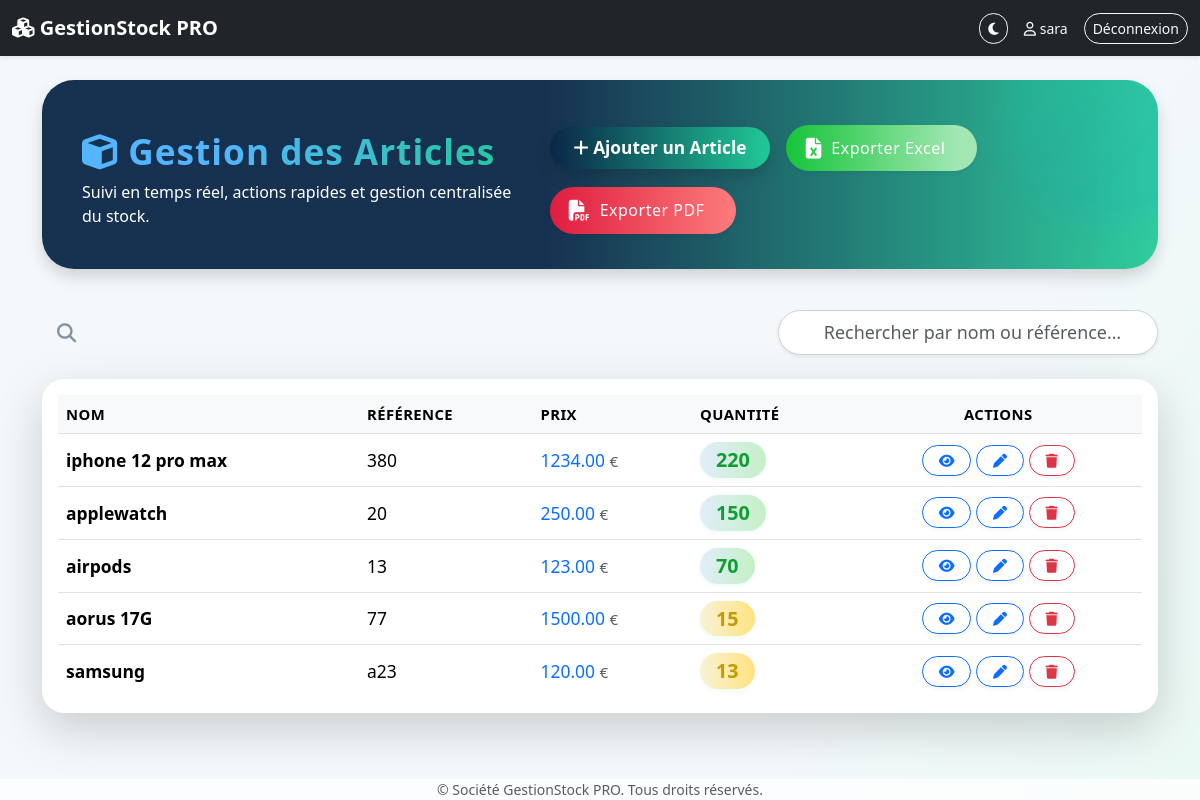
The app's page /articles/ (signed in) with its own data.
### inventory/models.py (models this page shows, shortened)
class CustomUser(AbstractUser):
    ROLE_CHOICES = [
        ('admin', 'Administrateur'),
        ('gestionnaire', 'Gestionnaire de stock'),
        ('employe', 'Employé'),
        ('fournisseur', 'Fournisseur'),
    ]
    role = models.CharField(max_length=20, choices=ROLE_CHOICES)
    phone_number = models.CharField(max_length=15, blank=True, null=True)
    secondary_email = models.EmailField(
        "Email secondaire (2FA)",
        max_length=254,
        blank=True,
        null=True,
        unique=True,
        help_text="Adresse e-mail ajoutée via la procédure 2FA"
    )

class Article(models.Model):
    nom           = models.CharField(max_length=200)
    reference     = models.CharField(max_length=100, unique=True)
    prix          = models.DecimalField(max_digits=10, decimal_places=2)
    quantite      = models.IntegerField(default=0, help_text="Quantité initiale")
    stock         = models.IntegerField(default=0, help_text="Stock courant")
    description   = models.TextField(blank=True, default="")
    facteur_co2   = models.FloatField(default=0.0, verbose_name="Facteur CO₂ (kg/unité)")
    stock_min     = models.PositiveIntegerField(default=1, help_text="Seuil minimal pour alerte")
    alerte_stock_faible_envoyee = models.BooleanField(
        default=False,
        help_text="Passé à True dès qu'une alerte stock < 10 a été envoyée"
    )

### inventory/views.py (the view)
# urls.py: path('articles/',             liste_articles,  name='product_list'),
@never_cache
@login_required
def liste_articles(request):
    qs = Article.objects.all().order_by('-stock', 'nom')
    paginator = Paginator(qs, 10)
    page = request.GET.get('page')
    try:
        products = paginator.get_page(page)
    except (EmptyPage, PageNotAnInteger):
        products = paginator.get_page(1)
    return render(request, 'articles.html', {'products': products})

### templates/articles.html (shortened to what this page needs)
    {% load static %}
    <!DOCTYPE html>
    <html lang="fr" data-bs-theme="light" id="mainHtml">
    <head>
        <link href="https://cdn.jsdelivr.net/npm/bootstrap@5.3.3/dist/css/bootstrap.min.css" rel="stylesheet">
        <link rel="stylesheet" href="https://cdnjs.cloudflare.com/ajax/libs/font-awesome/6.5.2/css/all.min.css">
        <link rel="stylesheet" href="{% static 'articles.css' %}">
        <link rel="stylesheet" href="https://cdnjs.cloudflare.com/ajax/libs/animate.css/4.1.1/animate.min.css"/>
    </head>
    <body>
    <nav class="navbar navbar-expand-lg navbar-dark bg-dark shadow-sm mb-4">
        <div class="container-fluid">
            <a class="navbar-brand fw-bold" href="#"><i class="fa-solid fa-cubes"></i> GestionStock PRO</a>
            <div class="ms-auto d-flex gap-3 align-items-center">
                <button id="toggleDark" class="btn btn-outline-light btn-sm rounded-pill" title="Mode Sombre/Clair">
                    <i class="fa fa-moon"></i>
                </button>
                {% if user.is_authenticated %}
                    <span class="navbar-text text-light small"><i class="fa-regular fa-user"></i> {{ user.username|default:"Utilisateur" }}</span>
                    <a href="{% url 'log_out' %}" class="btn btn-outline-light btn-sm">Déconnexion</a>
                {% endif %}
            </div>
        </div>
    </nav>
    <div class="container pb-5">
        <div class="glass-header d-flex flex-column flex-md-row align-items-md-center justify-content-between gap-3 shadow">
            <div>
                <h1 class="mb-2 text-gradient"><i class="fa-solid fa-cube"></i> Gestion des Articles</h1>
                <div class="fs-6">Suivi en temps réel, actions rapides et gestion centralisée du stock.</div>
            </div>
            <div class="header-actions d-flex gap-3 align-items-center flex-wrap">
                {% if user.role == 'gestionnaire' or user.role == 'admin' %}
                <a href="{% url 'add_product' %}" class="btn btn-pro btn-lg rounded-pill px-4 shadow pulse-btn">
                    <i class="fa-solid fa-plus animated-icon"></i> Ajouter un Article
                </a>
                {% endif %}
                <a href="{% url 'export_articles' format='excel' %}" class="btn btn-export-excel shadow-sm" onclick="showToast('Export Excel réussi !')">
                    <i class="fa-solid fa-file-excel"></i> <span class="d-none d-sm-inline">Exporter Excel</span>
                </a>
                <a href="{% url 'export_articles' format='pdf' %}" class="btn btn-export-pdf shadow-sm" onclick="showToast('Export PDF réussi !')">
                    <i class="fa-solid fa-file-pdf"></i> <span class="d-none d-sm-inline">Exporter PDF</span>
                </a>
            </div>
        </div>
        <form method="get" class="d-flex justify-content-end align-items-center mb-4" style="position:relative;">
            <span class="search-loupe"><i class="fa fa-search"></i></span>
            <input type="text" name="search" id="searchInput" class="form-control search-box shadow-sm"
                placeholder="Rechercher par nom ou référence…" value="{{ request.GET.search|default_if_none:'' }}">
        </form>
        <div class="card shadow-lg border-0 rounded-xl animate__animated animate__fadeIn">
            <div class="card-body">
                <table class="table align-middle table-hover table-borderless mb-0" id="articlesTable">
                    <thead class="table-light text-uppercase small">
                        <tr>
                            <th>Nom</th>
                            <th>Référence</th>
                            <th>Prix</th>
                            <th>Quantité</th>
                            {% if user.role == 'gestionnaire' or user.role == 'admin' %}
                            <th class="text-center">Actions</th>
                            {% endif %}
                        </tr>
                    </thead>
                    <tbody>
                    {% for article in products %}
                        <tr class="shadow-row animate__animated animate__fadeIn"
                            style="animation-delay: {{ forloop.counter|add:0.09|floatformat:'2' }}s;">
                            <td class="fw-semibold">{{ article.nom }}</td>
                            <td>{{ article.reference }}</td>
                            <td class="text-primary">{{ article.prix }} <span class="text-muted small">€</span></td>
                            <td>
                                <span class="badge badge-qty rounded-pill px-3 py-2
                                        {% if article.stock > 50 %}badge-qty-high
                                        {% elif article.stock > 10 %}badge-qty-medium
                                        {% else %}badge-qty-low{% endif %}">
                                       {{ article.stock }}
                                </span>
                            </td>
                            {% if user.role == 'gestionnaire' or user.role == 'admin' %}
                            <td class="text-center">
                                <button class="btn btn-outline-primary btn-sm rounded-pill px-3 pulse-btn"
                                    data-bs-toggle="modal"
                                    data-bs-target="#viewArticleModal"
                                    onclick="showArticleDetails(
                                        '{{ article.nom }}',
                                        '{{ article.reference }}',
                                        '{{ article.prix }}',
                                        '{{ article.quantite }}'  /* on passe quantite ici */
                                    )">
                                    <i class="fa-solid fa-eye animated-icon"></i>
                                </button>
                                <a href="{% url 'edit_product' article.id %}" class="btn btn-outline-primary btn-sm rounded-pill px-3 pulse-btn">
                                    <i class="fa-solid fa-pen animated-icon"></i>
                                </a>
                                <a href="{% url 'delete_product' article.id %}" class="btn btn-outline-danger btn-sm rounded-pill px-3 pulse-btn">
                                    <i class="fa-solid fa-trash animated-icon"></i>
                                </a>
                            </td>
                            {% endif %}
                        </tr>
                    {% endfor %}
                    </tbody>
                </table>
            </div>
        </div>
    </div>
    <footer class="mt-5 text-center text-muted small"
            style="position:fixed; left:0; right:0; bottom:0; background:rgba(255,255,255,0.75); z-index:100;">
        &copy; {{ now.year }} Société GestionStock PRO. Tous droits réservés.
    </footer>
    </body>
    </html>

### static/articles.css (style rules this page uses)
body { background-color: #f4f6f9; font-family: 'Segoe UI', sans-serif; color: #212529; margin: 0; padding: 0; }
.title, .text-gradient { font-size: 2.5rem; font-weight: bold; background: linear-gradient(to right, #0d6efd, #20c997); background-clip: text; -webkit-background-clip: text; -webkit-text-fill-color: transparent; }
.btn { font-weight: 500; transition: all 0.2s ease-in-out; border-radius: 50rem; box-shadow: 0 2px 5px rgba(0,0,0,0.05); }
.btn-outline-primary { border: 1px solid #0d6efd; color: #0d6efd; }
.btn-outline-danger { border: 1px solid #dc3545; color: #dc3545; }
.card { border: none; border-radius: 1.5rem; box-shadow: 0 8px 20px rgba(0,0,0,0.05); }
.table { margin-bottom: 0; }
.table thead { font-weight: 600; letter-spacing: 0.03em; background-color: #f8f9fa; text-transform: uppercase; font-size: 0.85rem; }
.table tbody tr { transition: all 0.2s ease-in-out; border-top: 1px solid #dee2e6; }
.search-box { max-width: 300px; border-radius: 50rem; padding: 0.5rem 1rem; border: 1px solid #ced4da; transition: box-shadow 0.2s ease-in-out; }

### templates/articles.html (style rules this page uses)
html, body { height: 100%; }
body { min-height: 100vh; background: linear-gradient(120deg, #f4f8fb 70%, #eaf9f4 100%); transition: background 0.4s; font-family: 'Segoe UI', 'Inter', Arial, sans-serif; }
.glass-header { background: linear-gradient(90deg, rgba(10,38,71,0.95) 45%, rgba(32,201,151,0.93) 100%); box-shadow: 0 6px 32px 0 rgba(33,62,87,.11), 0 1.5px 8px #20c99755; color: #fff; border-radius: 2rem; padding: 2.8rem 2.5rem 2.2rem 2.5rem; margin-bottom: 2.6rem; backdrop-filter: blur(6px); position: relative; overflow: hidden; z-index: 2; }
.glass-header:before { content: ""; position: absolute; right: -65px; top: -75px; width: 220px; height: 220px; border-radius: 100%; background: linear-gradient(130deg, #20c99788, #1097db33 60%); filter: blur(12px); opacity: 0.6; z-index: 1; }
.text-gradient { background: linear-gradient(90deg, #53b5fe 30%, #20c997 100%); background-clip: text; -webkit-background-clip: text; -webkit-text-fill-color: transparent; font-size: 2.2rem; font-weight: bold; letter-spacing: 1px; }
.btn-pro { background: linear-gradient(90deg, #0a2647, #20c997); color: #fff; font-weight: 600; border: none; border-radius: 2.2em; box-shadow: 0 2px 12px #0a264733; transition: box-shadow .2s, transform .19s; }
.btn-export-excel, .btn-export-pdf { font-size: 1.06rem; font-weight: 500; border: none; border-radius: 2.2em; display: flex; align-items: center; gap: .6em; padding: 0.7em 2em 0.7em 1.2em; box-shadow: 0 1px 9px #1097db11; transition: background 0.18s, box-shadow 0.2s, transform 0.17s; letter-spacing: .5px; }
.btn-export-excel { background: linear-gradient(90deg, #16c43a, #a2e7b3 90%); color: #fff; }
.btn-export-pdf { background: linear-gradient(90deg, #e01d3f, #fd7b7b 100%); color: #fff; }
.btn-export-excel i, .btn-export-pdf i { font-size: 1.3em; transition:transform .2s; }
.glass-header .btn-export-excel, .glass-header .btn-export-pdf { font-size: 1em; }
.glass-header .btn-pro { font-size: 1.08em; }
.glass-header .header-actions > * { z-index: 2; }
.search-box { max-width: 380px; border-radius: 2em; box-shadow: 0 0px 12px #20c99710; padding-left: 2.5em !important; font-size: 1.12em; font-weight: 400; background: #fff; animation: fadeInDown .8s cubic-bezier(.23,1.16,.59,.98) 1; }
.search-loupe { position: absolute; left: 15px; top: 50%; transform: translateY(-50%); color: #0a2647cc; font-size: 1.2em; pointer-events: none; opacity: .6; transition: color .18s; }
.card { border-radius: 1.4rem; box-shadow: 0 3px 24px #0a26471a; }
.table th, .table td { vertical-align: middle; font-size: 1.09em; }
tr.shadow-row { transition: box-shadow 0.15s, background 0.18s; }
.badge-qty { font-size: 1.13em; font-weight: 700; box-shadow: 0 1px 4px #20c99719; transition: background 0.25s, color 0.25s, transform .16s; }
.badge-qty-high { background: linear-gradient(90deg,#e2edfa,#c4f0c5); color: #119d34; }
.badge-qty-medium { background: linear-gradient(90deg,#f7f3d7,#ffe27e); color: #c29a02; }
.pulse-btn { position:relative; overflow:hidden; z-index:2; animation:btnPulse 2.3s infinite cubic-bezier(.57,1.35,.58,1.01); transition:transform .16s; }
.animated-icon { transition:transform .16s; }
.table thead { background: linear-gradient(90deg,#ecf5fd 60%,#d0f7e7 100%); }
.table-light th { font-weight: 700; }

### records on screen
CustomUser: username "sara"
Article: nom "iphone 12 pro max", reference "380", prix "1234.00", stock "220"
Article: nom "applewatch", reference "20", prix "250.00", stock "150"
Article: nom "airpods", reference "13", prix "123.00", stock "70"
Article: nom "aorus 17G", reference "77", prix "1500.00", stock "15"
Article: nom "samsung", reference "a23", prix "120.00", stock "13"
